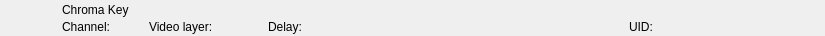
<?xml version="1.0" encoding="UTF-8"?>
<ui version="4.0">
 <class>RundownChromaWidget</class>
 <widget class="QWidget" name="RundownChromaWidget">
  <property name="geometry">
   <rect>
    <x>0</x>
    <y>0</y>
    <width>825</width>
    <height>36</height>
   </rect>
  </property>
  <layout class="QHBoxLayout" name="horizontalLayout">
   <property name="spacing">
    <number>0</number>
   </property>
   <property name="margin">
    <number>0</number>
   </property>
   <item>
    <widget class="QFrame" name="frameItem">
     <property name="sizePolicy">
      <sizepolicy hsizetype="Preferred" vsizetype="Fixed">
       <horstretch>0</horstretch>
       <verstretch>0</verstretch>
      </sizepolicy>
     </property>
     <property name="minimumSize">
      <size>
       <width>0</width>
       <height>36</height>
      </size>
     </property>
     <widget class="QLabel" name="labelIcon">
      <property name="geometry">
       <rect>
        <x>22</x>
        <y>2</y>
        <width>32</width>
        <height>32</height>
       </rect>
      </property>
      <property name="text">
       <string/>
      </property>
      <property name="pixmap">
       <pixmap resource="../Widgets.qrc">:/Graphics/Images/Chroma.png</pixmap>
      </property>
      <property name="scaledContents">
       <bool>true</bool>
      </property>
     </widget>
     <widget class="QLabel" name="labelChannel">
      <property name="geometry">
       <rect>
        <x>62</x>
        <y>19</y>
        <width>78</width>
        <height>16</height>
       </rect>
      </property>
      <property name="text">
       <string>Channel:</string>
      </property>
     </widget>
     <widget class="QLabel" name="labelLabel">
      <property name="geometry">
       <rect>
        <x>62</x>
        <y>2</y>
        <width>561</width>
        <height>16</height>
       </rect>
      </property>
      <property name="text">
       <string>Chroma Key</string>
      </property>
     </widget>
     <widget class="QLabel" name="labelVideolayer">
      <property name="geometry">
       <rect>
        <x>149</x>
        <y>19</y>
        <width>110</width>
        <height>16</height>
       </rect>
      </property>
      <property name="text">
       <string>Video layer:</string>
      </property>
     </widget>
     <widget class="QLabel" name="labelColor">
      <property name="geometry">
       <rect>
        <x>0</x>
        <y>0</y>
        <width>18</width>
        <height>36</height>
       </rect>
      </property>
      <property name="text">
       <string/>
      </property>
     </widget>
     <widget class="QLabel" name="labelGroupColor">
      <property name="geometry">
       <rect>
        <x>0</x>
        <y>0</y>
        <width>6</width>
        <height>36</height>
       </rect>
      </property>
      <property name="text">
       <string/>
      </property>
     </widget>
     <widget class="QLabel" name="labelDevice">
      <property name="geometry">
       <rect>
        <x>360</x>
        <y>19</y>
        <width>260</width>
        <height>16</height>
       </rect>
      </property>
      <property name="text">
       <string></string>
      </property>
     </widget>
     <widget class="QLabel" name="labelDelay">
      <property name="geometry">
       <rect>
        <x>268</x>
        <y>19</y>
        <width>83</width>
        <height>16</height>
       </rect>
      </property>
      <property name="text">
       <string>Delay:</string>
      </property>
     </widget>
     <widget class="QLabel" name="labelRemoteTriggerId">
      <property name="geometry">
       <rect>
        <x>629</x>
        <y>19</y>
        <width>111</width>
        <height>16</height>
       </rect>
      </property>
      <property name="text">
       <string>UID:</string>
      </property>
     </widget>
    </widget>
   </item>
   <item>
    <widget class="QFrame" name="frameStatus">
     <property name="minimumSize">
      <size>
       <width>77</width>
       <height>0</height>
      </size>
     </property>
     <property name="maximumSize">
      <size>
       <width>77</width>
       <height>16777215</height>
      </size>
     </property>
     <widget class="QLabel" name="labelGpiConnected">
      <property name="geometry">
       <rect>
        <x>1</x>
        <y>2</y>
        <width>32</width>
        <height>32</height>
       </rect>
      </property>
      <property name="minimumSize">
       <size>
        <width>32</width>
        <height>32</height>
       </size>
      </property>
      <property name="maximumSize">
       <size>
        <width>32</width>
        <height>32</height>
       </size>
      </property>
      <property name="lineWidth">
       <number>0</number>
      </property>
      <property name="text">
       <string/>
      </property>
      <property name="pixmap">
       <pixmap resource="../Widgets.qrc">:/Graphics/Images/GpiConnected.png</pixmap>
      </property>
      <property name="scaledContents">
       <bool>true</bool>
      </property>
     </widget>
     <widget class="QLabel" name="labelDisconnected">
      <property name="geometry">
       <rect>
        <x>32</x>
        <y>2</y>
        <width>32</width>
        <height>32</height>
       </rect>
      </property>
      <property name="minimumSize">
       <size>
        <width>32</width>
        <height>32</height>
       </size>
      </property>
      <property name="maximumSize">
       <size>
        <width>32</width>
        <height>32</height>
       </size>
      </property>
      <property name="text">
       <string/>
      </property>
      <property name="pixmap">
       <pixmap resource="../Widgets.qrc">:/Graphics/Images/Disconnected.png</pixmap>
      </property>
      <property name="scaledContents">
       <bool>true</bool>
      </property>
     </widget>
     <widget class="QLabel" name="labelActiveColor">
      <property name="geometry">
       <rect>
        <x>69</x>
        <y>0</y>
        <width>8</width>
        <height>36</height>
       </rect>
      </property>
      <property name="minimumSize">
       <size>
        <width>8</width>
        <height>36</height>
       </size>
      </property>
      <property name="maximumSize">
       <size>
        <width>8</width>
        <height>36</height>
       </size>
      </property>
      <property name="text">
       <string/>
      </property>
     </widget>
    </widget>
   </item>
  </layout>
 </widget>
 <resources>
  <include location="../Widgets.qrc"/>
 </resources>
 <connections/>
 <slots>
  <slot>addToCombo()</slot>
 </slots>
</ui>
